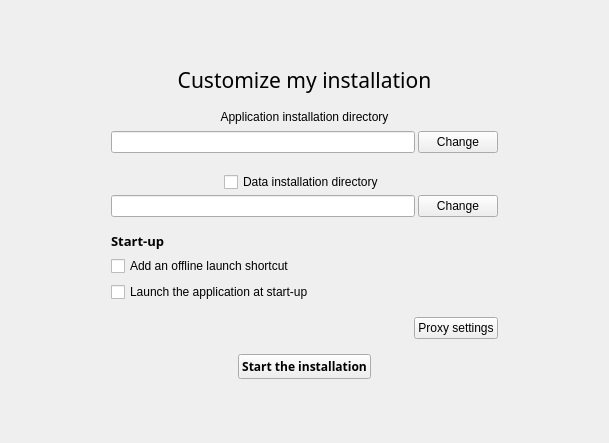
<?xml version="1.0" encoding="UTF-8"?>
<ui version="4.0">
 <class>PersonalizeUI</class>
 <widget class="QWidget" name="PersonalizeUI">
  <property name="geometry">
   <rect>
    <x>0</x>
    <y>0</y>
    <width>609</width>
    <height>443</height>
   </rect>
  </property>
  <property name="windowTitle">
   <string notr="true"/>
  </property>
  <layout class="QVBoxLayout" name="verticalLayout_2">
   <item>
    <layout class="QVBoxLayout" name="verticalLayout">
     <property name="spacing">
      <number>15</number>
     </property>
     <property name="leftMargin">
      <number>100</number>
     </property>
     <property name="rightMargin">
      <number>100</number>
     </property>
     <item>
      <spacer name="verticalSpacer">
       <property name="orientation">
        <enum>Qt::Vertical</enum>
       </property>
       <property name="sizeHint" stdset="0">
        <size>
         <width>20</width>
         <height>40</height>
        </size>
       </property>
      </spacer>
     </item>
     <item>
      <widget class="QLabel" name="labelPersonalize">
       <property name="font">
        <font>
         <family>Segoe UI Semibold</family>
         <pointsize>16</pointsize>
         <weight>50</weight>
         <bold>false</bold>
        </font>
       </property>
       <property name="styleSheet">
        <string notr="true">color: @color-text-on-background ;</string>
       </property>
       <property name="text">
        <string>Customize my installation</string>
       </property>
       <property name="alignment">
        <set>Qt::AlignCenter</set>
       </property>
      </widget>
     </item>
     <item>
      <widget class="QWidget" name="widgetFolderInstallation" native="true">
       <property name="minimumSize">
        <size>
         <width>0</width>
         <height>0</height>
        </size>
       </property>
       <layout class="QVBoxLayout" name="verticalLayout_5">
        <property name="spacing">
         <number>3</number>
        </property>
        <property name="leftMargin">
         <number>0</number>
        </property>
        <property name="topMargin">
         <number>0</number>
        </property>
        <property name="rightMargin">
         <number>0</number>
        </property>
        <property name="bottomMargin">
         <number>0</number>
        </property>
        <item>
         <layout class="QVBoxLayout" name="verticalLayout_FolderInstallation">
          <property name="spacing">
           <number>3</number>
          </property>
          <item>
           <widget class="QLabel" name="labelFolderInstallation">
            <property name="font">
             <font>
              <family>Segoe UI</family>
             </font>
            </property>
            <property name="styleSheet">
             <string notr="true">color : @color-text-gray;</string>
            </property>
            <property name="text">
             <string>Application installation directory</string>
            </property>
            <property name="alignment">
             <set>Qt::AlignCenter</set>
            </property>
           </widget>
          </item>
          <item>
           <widget class="QWidget" name="widgetFolderInstallationPath" native="true">
            <property name="minimumSize">
             <size>
              <width>0</width>
              <height>30</height>
             </size>
            </property>
            <layout class="QHBoxLayout" name="horizontalLayout_2">
             <property name="leftMargin">
              <number>0</number>
             </property>
             <property name="topMargin">
              <number>0</number>
             </property>
             <property name="rightMargin">
              <number>0</number>
             </property>
             <property name="bottomMargin">
              <number>0</number>
             </property>
             <item>
              <layout class="QHBoxLayout" name="horizontalLayoutEditFolderInstallation">
               <property name="spacing">
                <number>3</number>
               </property>
               <item>
                <widget class="QLineEdit" name="editLineFolderInstallation">
                 <property name="minimumSize">
                  <size>
                   <width>0</width>
                   <height>0</height>
                  </size>
                 </property>
                 <property name="styleSheet">
                  <string notr="true"/>
                 </property>
                </widget>
               </item>
               <item alignment="Qt::AlignHCenter|Qt::AlignVCenter">
                <widget class="QPushButton" name="buttonChangeFolderInstallation">
                 <property name="minimumSize">
                  <size>
                   <width>0</width>
                   <height>0</height>
                  </size>
                 </property>
                 <property name="styleSheet">
                  <string notr="true">QPushButton{
	border-radius: 3px;
	border: 1px solid @color-text-gray;
	background : transparent;
	padding : 5px 20px 5px 20px;
	color : @color-text-gray;
}


QPushButton:hover {
	color : @color-text-on-background;
}
</string>
                 </property>
                 <property name="text">
                  <string>Change</string>
                 </property>
                </widget>
               </item>
              </layout>
             </item>
            </layout>
           </widget>
          </item>
         </layout>
        </item>
       </layout>
      </widget>
     </item>
     <item>
      <widget class="QWidget" name="widgetDataInstallation" native="true">
       <layout class="QVBoxLayout" name="verticalLayout_3">
        <property name="spacing">
         <number>3</number>
        </property>
        <property name="leftMargin">
         <number>0</number>
        </property>
        <property name="topMargin">
         <number>0</number>
        </property>
        <property name="rightMargin">
         <number>0</number>
        </property>
        <property name="bottomMargin">
         <number>0</number>
        </property>
        <item>
         <layout class="QVBoxLayout" name="verticalLayout_DataInstallation">
          <property name="spacing">
           <number>3</number>
          </property>
          <item alignment="Qt::AlignHCenter">
           <widget class="QCheckBox" name="checkBoxDataInstallation">
            <property name="sizePolicy">
             <sizepolicy hsizetype="Preferred" vsizetype="Preferred">
              <horstretch>0</horstretch>
              <verstretch>0</verstretch>
             </sizepolicy>
            </property>
            <property name="font">
             <font>
              <family>Segoe UI</family>
             </font>
            </property>
            <property name="layoutDirection">
             <enum>Qt::LeftToRight</enum>
            </property>
            <property name="styleSheet">
             <string notr="true"/>
            </property>
            <property name="text">
             <string>Data installation directory</string>
            </property>
           </widget>
          </item>
          <item>
           <widget class="QWidget" name="widgetDataInstallationPath" native="true">
            <property name="minimumSize">
             <size>
              <width>0</width>
              <height>0</height>
             </size>
            </property>
            <layout class="QHBoxLayout" name="horizontalLayout_4">
             <property name="leftMargin">
              <number>0</number>
             </property>
             <property name="topMargin">
              <number>0</number>
             </property>
             <property name="rightMargin">
              <number>0</number>
             </property>
             <property name="bottomMargin">
              <number>0</number>
             </property>
             <item>
              <layout class="QHBoxLayout" name="horizontalLayoutEditDataInstallation">
               <property name="spacing">
                <number>3</number>
               </property>
               <item>
                <widget class="QLineEdit" name="editLineDataInstallation">
                 <property name="styleSheet">
                  <string notr="true"/>
                 </property>
                </widget>
               </item>
               <item>
                <widget class="QPushButton" name="buttonChangeDataInstallation">
                 <property name="styleSheet">
                  <string notr="true">QPushButton{
	border-radius: 3px;
	border: 1px solid @color-text-gray;
	background : transparent;
	padding : 5px 20px 5px 20px;
	color : @color-text-gray;
}


QPushButton:hover {
	color : @color-text-on-background;
}
</string>
                 </property>
                 <property name="text">
                  <string>Change</string>
                 </property>
                </widget>
               </item>
              </layout>
             </item>
            </layout>
           </widget>
          </item>
         </layout>
        </item>
       </layout>
      </widget>
     </item>
     <item>
      <widget class="QWidget" name="widgetStart" native="true">
       <property name="minimumSize">
        <size>
         <width>0</width>
         <height>14</height>
        </size>
       </property>
       <layout class="QVBoxLayout" name="verticalLayout_7">
        <property name="leftMargin">
         <number>0</number>
        </property>
        <property name="topMargin">
         <number>0</number>
        </property>
        <property name="rightMargin">
         <number>0</number>
        </property>
        <property name="bottomMargin">
         <number>0</number>
        </property>
        <item>
         <layout class="QVBoxLayout" name="verticalLayoutStart">
          <property name="spacing">
           <number>6</number>
          </property>
          <item>
           <widget class="QLabel" name="labelStart">
            <property name="font">
             <font>
              <family>Segoe UI Semibold</family>
              <pointsize>10</pointsize>
              <weight>75</weight>
              <bold>true</bold>
             </font>
            </property>
            <property name="styleSheet">
             <string notr="true">color: @color-text-on-background ;</string>
            </property>
            <property name="text">
             <string>Start-up</string>
            </property>
           </widget>
          </item>
          <item>
           <widget class="QCheckBox" name="checkBoxOfflineShortcut">
            <property name="font">
             <font>
              <family>Segoe UI</family>
             </font>
            </property>
            <property name="styleSheet">
             <string notr="true"/>
            </property>
            <property name="text">
             <string>Add an offline launch shortcut</string>
            </property>
            <property name="checked">
             <bool>false</bool>
            </property>
           </widget>
          </item>
          <item>
           <widget class="QCheckBox" name="checkBoxRunAtStart">
            <property name="font">
             <font>
              <family>Segoe UI</family>
             </font>
            </property>
            <property name="styleSheet">
             <string notr="true"/>
            </property>
            <property name="text">
             <string>Launch the application at start-up</string>
            </property>
           </widget>
          </item>
         </layout>
        </item>
       </layout>
      </widget>
     </item>
     <item alignment="Qt::AlignRight">
      <widget class="QPushButton" name="buttonProxySetting">
       <property name="styleSheet">
        <string notr="true">QPushButton {
	background-color: transparent;
	color : @color-text-on-background;
	padding: 8px;
	border: px0;
	text-decoration: underline;
}

QPushButton:hover {
	color : @color-text-gray;
}</string>
       </property>
       <property name="text">
        <string>Proxy settings</string>
       </property>
      </widget>
     </item>
     <item alignment="Qt::AlignHCenter|Qt::AlignVCenter">
      <widget class="QPushButton" name="buttonStartInstallation">
       <property name="font">
        <font>
         <family>Segoe WP</family>
         <weight>75</weight>
         <bold>true</bold>
        </font>
       </property>
       <property name="autoFillBackground">
        <bool>false</bool>
       </property>
       <property name="styleSheet">
        <string notr="true"/>
       </property>
       <property name="text">
        <string>Start the installation</string>
       </property>
      </widget>
     </item>
     <item>
      <spacer name="verticalSpacer_2">
       <property name="orientation">
        <enum>Qt::Vertical</enum>
       </property>
       <property name="sizeHint" stdset="0">
        <size>
         <width>20</width>
         <height>40</height>
        </size>
       </property>
      </spacer>
     </item>
    </layout>
   </item>
  </layout>
 </widget>
 <resources/>
 <connections/>
</ui>
